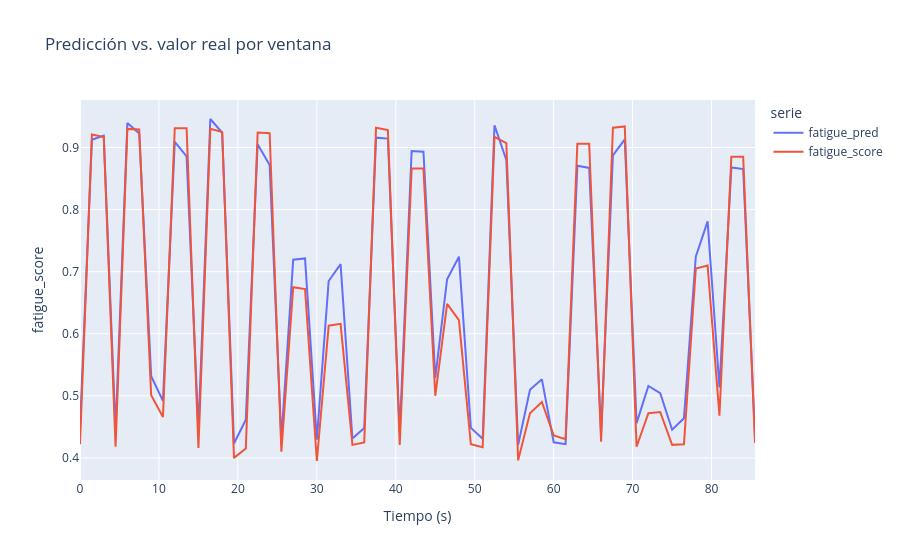

Notebook code cell kept with this figure:
### Markdown cell above
### 4. Visualizaciones

Comparación temporal y análisis de dispersión entre `fatigue_pred` y `fatigue_score`.

### Code cell
import plotly.express as px

if "fatigue_score" in pred_df.columns and not pred_df["fatigue_score"].isna().all():
    long_df = pred_df.melt(
        id_vars=["start_s"],
        value_vars=["fatigue_pred", "fatigue_score"],
        var_name="serie",
        value_name="valor",
    )
else:
    long_df = pred_df[["start_s", "fatigue_pred"]].assign(serie="fatigue_pred", valor=pred_df["fatigue_pred"])

fig = px.line(
    long_df,
    x="start_s",
    y="valor",
    color="serie",
    title="Predicción vs. valor real por ventana",
)
fig.update_layout(xaxis_title="Tiempo (s)", yaxis_title="fatigue_score")
fig.show()

### Figure 1 — Plotly figure (JSON) as saved in the notebook; plotly's stock layout.template omitted (floating-point values rounded to 4 significant figures)
{"data": [{"hovertemplate": "serie=fatigue_pred<br>start_s=%{x}<br>valor=%{y}<extra></extra>", "legendgroup": "fatigue_pred", "line": {"color": "#636efa", "dash": "solid"}, "marker": {"symbol": "circle"}, "mode": "lines", "name": "fatigue_pred", "orientation": "v", "showlegend": true, "type": "scatter", "x": [0.0, 1.508, 3.006, 4.505, 6.003, 7.501, 9.017, 10.51, 12.01, 13.5, 15.0, 16.51, 18.01, 19.51, 21.0, 22.5, 24.02, 25.51, 27.01, 28.51, 30.0, 31.5, 33.01, 34.51, 36.01, 37.5, 39.0, 40.5, 42.01, 43.51, 45.0, 46.5, 48.0, 49.51, 51.01, 52.51, 54.0, 55.5, 57.0, 58.51, 60.01, 61.5, 63.0, 64.5, 66.01, 67.51, 69.01, 70.5, 72.0, 73.5, 75.01, 76.51, 78.0, 79.5, 81.0, 82.51, 84.01, 85.51], "xaxis": "x", "y": [0.4485, 0.9126, 0.9192, 0.4436, 0.9394, 0.9225, 0.5317, 0.4918, 0.909, 0.8856, 0.4455, 0.9459, 0.924, 0.4231, 0.4614, 0.9051, 0.8717, 0.4296, 0.7193, 0.7213, 0.4295, 0.685, 0.7122, 0.4312, 0.4483, 0.9158, 0.9144, 0.4408, 0.8942, 0.8933, 0.529, 0.6879, 0.7241, 0.4484, 0.4307, 0.9358, 0.8799, 0.421, 0.5098, 0.5265, 0.4251, 0.4221, 0.8707, 0.8671, 0.4397, 0.8874, 0.913, 0.456, 0.5159, 0.5042, 0.4454, 0.4638, 0.7243, 0.781, 0.5134, 0.868, 0.8653, 0.4351], "yaxis": "y"}, {"hovertemplate": "serie=fatigue_score<br>start_s=%{x}<br>valor=%{y}<extra></extra>", "legendgroup": "fatigue_score", "line": {"color": "#EF553B", "dash": "solid"}, "marker": {"symbol": "circle"}, "mode": "lines", "name": "fatigue_score", "orientation": "v", "showlegend": true, "type": "scatter", "x": [0.0, 1.508, 3.006, 4.505, 6.003, 7.501, 9.017, 10.51, 12.01, 13.5, 15.0, 16.51, 18.01, 19.51, 21.0, 22.5, 24.02, 25.51, 27.01, 28.51, 30.0, 31.5, 33.01, 34.51, 36.01, 37.5, 39.0, 40.5, 42.01, 43.51, 45.0, 46.5, 48.0, 49.51, 51.01, 52.51, 54.0, 55.5, 57.0, 58.51, 60.01, 61.5, 63.0, 64.5, 66.01, 67.51, 69.01, 70.5, 72.0, 73.5, 75.01, 76.51, 78.0, 79.5, 81.0, 82.51, 84.01, 85.51], "xaxis": "x", "y": [0.422, 0.921, 0.917, 0.418, 0.93, 0.929, 0.501, 0.466, 0.931, 0.931, 0.416, 0.93, 0.925, 0.4, 0.415, 0.924, 0.923, 0.41, 0.675, 0.672, 0.395, 0.613, 0.616, 0.421, 0.425, 0.932, 0.928, 0.421, 0.866, 0.866, 0.5, 0.648, 0.622, 0.422, 0.417, 0.917, 0.907, 0.396, 0.472, 0.49, 0.436, 0.43, 0.906, 0.906, 0.426, 0.932, 0.934, 0.418, 0.472, 0.474, 0.421, 0.422, 0.705, 0.71, 0.468, 0.885, 0.885, 0.424], "yaxis": "y"}], "layout": {"legend": {"title": {"text": "serie"}, "tracegroupgap": 0}, "title": {"text": "Predicción vs. valor real por ventana"}, "xaxis": {"anchor": "y", "domain": [0, 1], "title": {"text": "Tiempo (s)"}}, "yaxis": {"anchor": "x", "domain": [0, 1], "title": {"text": "fatigue_score"}}}}
